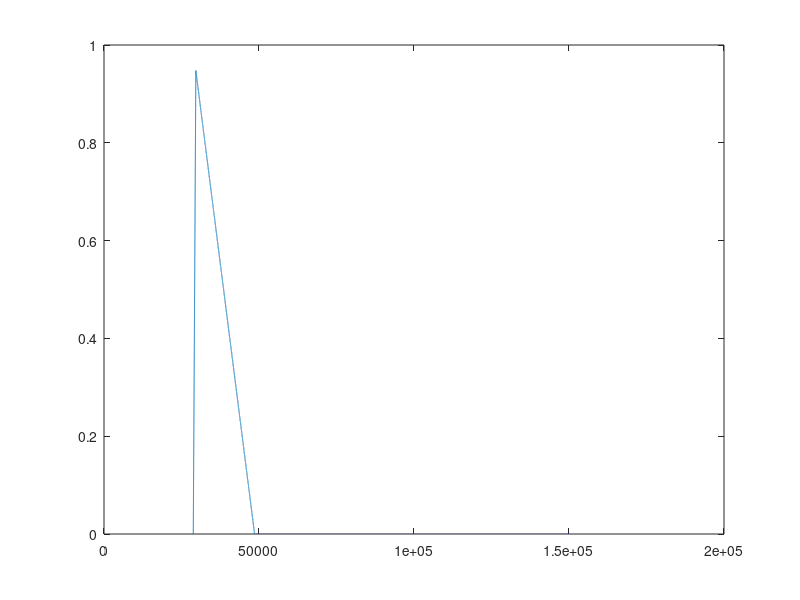

Recreate this plot in MATLAB.
time_IC=2880;
dose_schedule=1440; % minutes = 24 hours
number_treatments=1;
treatment_time=time_IC:dose_schedule:(number_treatments-1)*dose_schedule+time_IC;
T=15000;
dt=.1;
nt=T/dt;
time=1:nt:T;
steroid=zeros(nt,1);
effect=zeros(nt,1);
alpha1=.012;
alpha2=.0005;
for i=2:nt
    if ismember(i,treatment_time/dt)==1
        steroid=steroid+1;
    end
    steroid(i)=steroid(i-1)+dt*(-alpha1)*(steroid(i-1)>=alpha1);
    effect(i)=effect(i-1)+dt*(alpha1)*(steroid(i-1)>=alpha1)+dt*(-alpha2)*(effect(i-1)>=alpha2);
end 

plot(effect)
